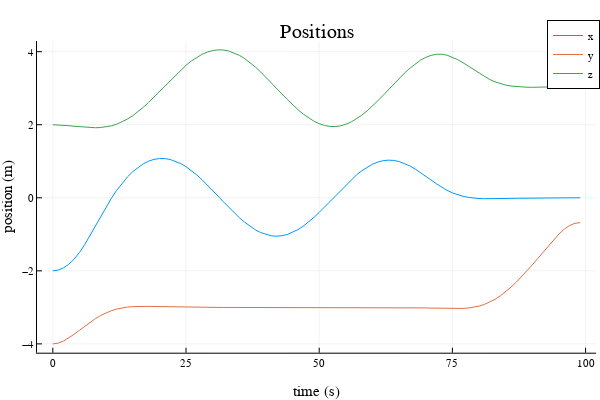
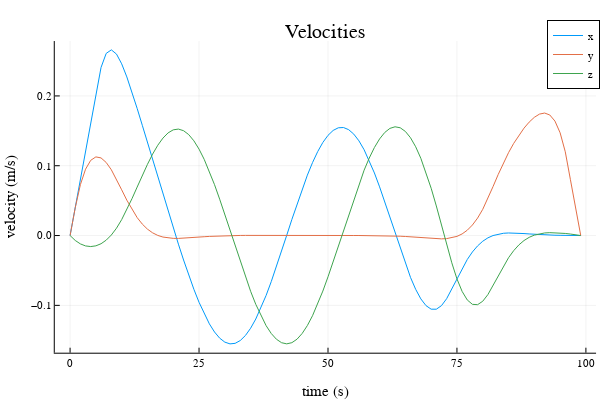
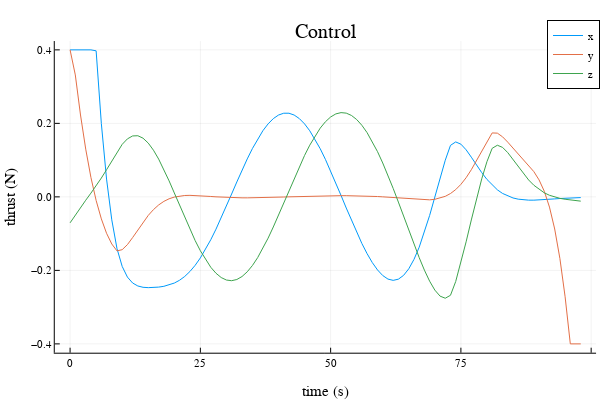

Notebook code cell kept with these figures, in order:
### Markdown cell above
## Part C: Convex Trajectory Optimization (15 pts)

Now we are going to assume that we have a perfect model (assume there is no sim to real gap), and that we have a perfect state estimate. With this, we are going to solve our control problem as a convex trajectory optimization problem. 

$$ \begin{align} \min_{x_{1:N},u_{1:N-1}} \quad & \sum_{i=1}^{N-1} \bigg[ \frac{1}{2} (x_i - x_{ref, i})^TQ(x_i - x_{ref, i}) + \frac{1}{2} u_i^TRu_i \bigg] + \frac{1}{2}(x_N- x_{ref, N})^TQ_f
(x_N- x_{ref, N})\\ 
 \text{st} \quad & x_1 = x_{\text{IC}} \\ 
 & x_{i+1} = A x_i + Bu_i \quad \text{for } i = 1,2,\ldots,N-1  \\ 
 & u_{min} \leq u_i \leq u_{max} \quad \text{for } i = 1,2,\ldots,N-1 \\
 & x_i[2] \leq x_{goal} [2]\quad \text{for } i = 1,2,\ldots,N \\ 
 & x_N = x_{goal}
 \end{align}$$
 
 Where we have an LQR cost, an initial condition constraint ($x_1 = x_{\text{IC}}$), linear dynamics constraints ($x_{i+1} = A x_i + Bu_i$), bound constraints on the control ($\leq u_i \leq u_{max}$), an ISS collision constraint ($x_i[2] \leq x_{goal} [2]$), and a terminal constraint ($x_N = x_{goal}$).  This problem is convex and we will setup and solve this with `Convex.jl`.

### Code cell
"""
Xcvx,Ucvx = convex_trajopt(A,B,X_ref,x0,xg,u_min,u_max,N)

setup and solve the above optimization problem, returning 
the solutions X and U, after first converting them to 
vectors of vectors with vec_from_mat(X.value)
"""
function convex_trajopt(A::Matrix, # discrete dynamics A 
                        B::Matrix, # discrete dynamics B 
                        X_ref::Vector{Vector{Float64}}, # reference trajectory 
                        x0::Vector, # initial condition 
                        xg::Vector, # goal state 
                        u_min::Vector, # lower bound on u 
                        u_max::Vector, # upper bound on u
                        N::Int64, # length of trajectory 
                        )::Tuple{Vector{Vector{Float64}}, Vector{Vector{Float64}}} # return Xcvx,Ucvx
    
    # get our sizes for state and control
    nx,nu = size(B)
    
    @assert size(A) == (nx, nx)
    @assert length(x0) == nx 
    @assert length(xg) == nx 
    
    X_ref = mat_from_vec(X_ref)
        
    # LQR cost
    Q = diagm(ones(nx))
    R = diagm(ones(nu))

    # variables we are solving for
    X = cvx.Variable(nx,N)
    U = cvx.Variable(nu,N-1)

    # TODO: implement cost
    obj = 0
    for k in 1:(N-1)
        xk_tilde = X[:,k] - X_ref[:,k]
        uk = U[:,k]
        obj += 0.5*cvx.quadform(xk_tilde, Q)
        obj += 0.5*cvx.quadform(uk, R) 
    end
    #Add terminal cost
    obj += 0.5*cvx.quadform((X[:,N] - X_ref[:,N]), Q)

    # create problem with objective
    prob = cvx.minimize(obj)

    # TODO: add constraints with prob.constraints += 
    prob.constraints += (X[:,1] == x0) #initial condition constraint
    for k = 1:(N-1)
        xk = X[:,k]
        uk = U[:,k]
        prob.constraints += (X[:,k+1] == A*xk + B*uk) #dynamics constraints
        #Control Input constraint
        prob.constraints += (uk <= u_max)
        prob.constraints += (uk >= u_min)
        #Position constraint
        prob.constraints += (xk[2] <= xg[2])
    end
    prob.constraints += (X[2, N] <= xg[2])
    prob.constraints += (X[:,N] == xg)

    cvx.solve!(prob, ECOS.Optimizer; silent_solver = true)

    X = X.value
    U = U.value
    
    Xcvx = vec_from_mat(X)
    Ucvx = vec_from_mat(U)
    
    return Xcvx, Ucvx
end
    
    
@testset "convex trajopt" begin 

    # create our discrete time model 
    dt = 1.0
    A,B = create_dynamics(dt)

    # get our sizes for state and control
    nx,nu = size(B)

    # initial and goal states
    x0 = [-2;-4;2;0;0;.0]
    xg = [0,-.68,3.05,0,0,0]

    # bounds on U
    u_max = 0.4*ones(3)
    u_min = -u_max

    # problem size and reference trajectory 
    N = 100 
    t_vec = 0:dt:((N-1)*dt)
    X_ref = desired_trajectory(x0,xg,N,dt) 
    
    # solve convex trajectory optimization problem 
    X_cvx, U_cvx = convex_trajopt(A,B,X_ref, x0,xg,u_min,u_max,N)
    
    X_sim = [zeros(nx) for i = 1:N]
    X_sim[1] = x0 
    for i = 1:N-1 
        X_sim[i+1] = A*X_sim[i] + B*U_cvx[i]
    end

    # -------------plotting/animation---------------------------
    Xm = mat_from_vec(X_sim)
    Um = mat_from_vec(U_cvx)
    display(plot(t_vec,Xm[1:3,:]',title = "Positions",
                 xlabel = "time (s)", ylabel = "position (m)",
                 label = ["x" "y" "z"]))
    display(plot(t_vec,Xm[4:6,:]',title = "Velocities",
            xlabel = "time (s)", ylabel = "velocity (m/s)",
                 label = ["x" "y" "z"]))
    display(plot(t_vec[1:end-1],Um',title = "Control",
            xlabel = "time (s)", ylabel = "thrust (N)",
                 label = ["x" "y" "z"]))

    
    display(animate_rendezvous(X_sim, X_ref, dt;show_reference = false))
    # -------------plotting/animation---------------------------


    @test maximum(norm.( X_sim .- X_cvx, Inf)) < 1e-3 
    @test norm(X_sim[end] - xg) < 1e-3 # goal 
    xs=[x[1] for x in X_sim]
    ys=[x[2] for x in X_sim]
    zs=[x[3] for x in X_sim]
    @test maximum(ys) <= (xg[2] + 1e-3)
    @test maximum(zs) >= 4 # check to see if you did the circle 
    @test minimum(zs) <= 2 # check to see if you did the circle 
    @test maximum(xs) >= 1 # check to see if you did the circle 
    @test maximum(norm.(U_cvx,Inf)) <= 0.4 + 1e-3 # control constraints satisfied 

end

### Figure 1 — Plotly figure (JSON) as saved in the notebook; plotly's stock layout.template omitted (floating-point values rounded to 4 significant figures)
{"data": [{"colorbar": {"len": 0.8657, "title": "", "x": 0.9934, "y": 0.5087}, "legendgroup": "x", "line": {"color": "rgba(0, 154, 250, 1.000)", "dash": "solid", "shape": "linear", "width": 1}, "mode": "lines", "name": "x", "showlegend": true, "type": "scatter", "x": [0, 1, 2, 3, 4, 5, 6, 7, 8, 9, 10, 11, 12, 13, 14, 15, 16, 17, 18, 19, 20, 21, 22, 23, 24, 25, 26, 27, 28, 29, 30, 31, 32, 33, 34, 35, 36, 37, 38, 39, 40, 41, 42, 43, 44, 45, 46, 47, 48, 49, 50, 51, 52, 53, 54, 55, 56, 57, 58, 59, 60, 61, 62, 63, 64, 65, 66, 67, 68, 69, 70, 71, 72, 73, 74, 75, 76, 77, 78, 79, 80, 81, 82, 83, 84, 85, 86, 87, 88, 89, 90, 91, 92, 93, 94, 95, 96, 97, 98, 99], "xaxis": "x", "y": [-2, -1.98, -1.92, -1.82, -1.679, -1.499, -1.278, -1.027, -0.7635, -0.5006, -0.2476, -0.01103, 0.2053, 0.3991, 0.5691, 0.7147, 0.8357, 0.9321, 1.004, 1.051, 1.074, 1.074, 1.05, 1.004, 0.9372, 0.8509, 0.747, 0.6276, 0.4952, 0.3527, 0.2028, 0.0489, -0.1059, -0.2583, -0.405, -0.5429, -0.6691, -0.7808, -0.8756, -0.9515, -1.007, -1.04, -1.051, -1.04, -1.005, -0.9494, -0.8728, -0.7774, -0.665, -0.5383, -0.3998, -0.2528, -0.1003, 0.05421, 0.2074, 0.3559, 0.4964, 0.6257, 0.7409, 0.8395, 0.9191, 0.9782, 1.015, 1.03, 1.022, 0.9923, 0.942, 0.8735, 0.7896, 0.6941, 0.5911, 0.4857, 0.3827, 0.2873, 0.2038, 0.1348, 0.08048, 0.03972, 0.01079, -0.008382, -0.01987, -0.0256, -0.02724, -0.02619, -0.02353, -0.02008, -0.01641, -0.01291, -0.009822, -0.007247, -0.005212, -0.00368, -0.002576, -0.001804, -0.001266, -0.0008706, -0.0005536, -0.0002858, -8.379e-05, 2.563e-11], "yaxis": "y"}, {"colorbar": {"len": 0.8657, "title": "", "x": 0.9934, "y": 0.5087}, "legendgroup": "y", "line": {"color": "rgba(227, 111, 71, 1.000)", "dash": "solid", "shape": "linear", "width": 1}, "mode": "lines", "name": "y", "showlegend": true, "type": "scatter", "x": [0, 1, 2, 3, 4, 5, 6, 7, 8, 9, 10, 11, 12, 13, 14, 15, 16, 17, 18, 19, 20, 21, 22, 23, 24, 25, 26, 27, 28, 29, 30, 31, 32, 33, 34, 35, 36, 37, 38, 39, 40, 41, 42, 43, 44, 45, 46, 47, 48, 49, 50, 51, 52, 53, 54, 55, 56, 57, 58, 59, 60, 61, 62, 63, 64, 65, 66, 67, 68, 69, 70, 71, 72, 73, 74, 75, 76, 77, 78, 79, 80, 81, 82, 83, 84, 85, 86, 87, 88, 89, 90, 91, 92, 93, 94, 95, 96, 97, 98, 99], "xaxis": "x", "y": [-4, -3.98, -3.924, -3.839, -3.738, -3.628, -3.516, -3.408, -3.309, -3.221, -3.148, -3.09, -3.046, -3.014, -2.993, -2.981, -2.974, -2.972, -2.973, -2.976, -2.98, -2.984, -2.988, -2.991, -2.994, -2.997, -2.999, -3.0, -3.001, -3.002, -3.002, -3.002, -3.002, -3.002, -3.002, -3.002, -3.002, -3.001, -3.001, -3.001, -3.001, -3.0, -3.0, -3.0, -3.0, -2.999, -2.999, -2.999, -2.999, -2.999, -2.999, -2.999, -2.998, -2.998, -2.998, -2.998, -2.998, -2.998, -2.998, -2.998, -2.998, -2.998, -2.999, -2.999, -3.0, -3.001, -3.003, -3.005, -3.008, -3.011, -3.015, -3.019, -3.024, -3.029, -3.032, -3.035, -3.034, -3.029, -3.018, -2.998, -2.966, -2.921, -2.86, -2.781, -2.685, -2.574, -2.449, -2.311, -2.162, -2.004, -1.838, -1.666, -1.492, -1.318, -1.149, -0.9936, -0.86, -0.76, -0.7, -0.68], "yaxis": "y"}, {"colorbar": {"len": 0.8657, "title": "", "x": 0.9934, "y": 0.5087}, "legendgroup": "z", "line": {"color": "rgba(62, 164, 78, 1.000)", "dash": "solid", "shape": "linear", "width": 1}, "mode": "lines", "name": "z", "showlegend": true, "type": "scatter", "x": [0, 1, 2, 3, 4, 5, 6, 7, 8, 9, 10, 11, 12, 13, 14, 15, 16, 17, 18, 19, 20, 21, 22, 23, 24, 25, 26, 27, 28, 29, 30, 31, 32, 33, 34, 35, 36, 37, 38, 39, 40, 41, 42, 43, 44, 45, 46, 47, 48, 49, 50, 51, 52, 53, 54, 55, 56, 57, 58, 59, 60, 61, 62, 63, 64, 65, 66, 67, 68, 69, 70, 71, 72, 73, 74, 75, 76, 77, 78, 79, 80, 81, 82, 83, 84, 85, 86, 87, 88, 89, 90, 91, 92, 93, 94, 95, 96, 97, 98, 99], "xaxis": "x", "y": [2, 1.996, 1.987, 1.974, 1.958, 1.943, 1.93, 1.921, 1.918, 1.923, 1.94, 1.97, 2.015, 2.076, 2.154, 2.248, 2.357, 2.48, 2.614, 2.758, 2.907, 3.059, 3.21, 3.358, 3.498, 3.628, 3.744, 3.845, 3.927, 3.99, 4.031, 4.049, 4.046, 4.019, 3.97, 3.901, 3.812, 3.705, 3.583, 3.448, 3.304, 3.153, 2.998, 2.844, 2.693, 2.549, 2.414, 2.292, 2.186, 2.097, 2.028, 1.979, 1.953, 1.95, 1.969, 2.011, 2.075, 2.159, 2.261, 2.38, 2.512, 2.655, 2.805, 2.96, 3.115, 3.267, 3.411, 3.545, 3.664, 3.765, 3.844, 3.899, 3.928, 3.929, 3.904, 3.853, 3.782, 3.696, 3.601, 3.502, 3.405, 3.316, 3.238, 3.174, 3.123, 3.086, 3.059, 3.041, 3.031, 3.026, 3.025, 3.027, 3.03, 3.034, 3.038, 3.042, 3.045, 3.048, 3.049, 3.05], "yaxis": "y"}], "layout": {"annotations": [{"font": {"color": "rgba(0, 0, 0, 1.000)", "family": "sans-serif", "size": 20}, "rotation": 0, "showarrow": false, "text": "Positions", "x": 0.5275, "xanchor": "center", "xref": "paper", "y": 1, "yanchor": "top", "yref": "paper"}], "height": 400, "legend": {"bgcolor": "rgba(255, 255, 255, 1.000)", "bordercolor": "rgba(0, 0, 0, 1.000)", "borderwidth": 1, "font": {"color": "rgba(0, 0, 0, 1.000)", "family": "sans-serif", "size": 11}, "title": {"font": {"color": "rgba(0, 0, 0, 1.000)", "family": "sans-serif", "size": 15}, "text": ""}, "tracegroupgap": 0, "traceorder": "normal", "x": 1, "xanchor": "auto", "y": 1, "yanchor": "auto"}, "margin": {"b": 20, "l": 0, "r": 0, "t": 20}, "paper_bgcolor": "rgba(255, 255, 255, 1.000)", "plot_bgcolor": "rgba(255, 255, 255, 1.000)", "showlegend": true, "width": 600, "xaxis": {"anchor": "y", "domain": [0.06165, 0.9934], "gridcolor": "rgba(0, 0, 0, 0.100)", "gridwidth": 0.5, "linecolor": "rgba(0, 0, 0, 1.000)", "mirror": false, "range": [-2.97, 102.0], "showgrid": true, "showline": true, "showticklabels": true, "tickangle": 0, "tickcolor": "rgb(0, 0, 0)", "tickfont": {"color": "rgba(0, 0, 0, 1.000)", "family": "sans-serif", "size": 11}, "tickmode": "array", "ticks": "inside", "ticktext": ["0", "25", "50", "75", "100"], "tickvals": [0, 25, 50, 75, 100], "title": "time (s)", "titlefont": {"color": "rgba(0, 0, 0, 1.000)", "family": "sans-serif", "size": 15}, "type": "-", "visible": true, "zeroline": false, "zerolinecolor": "rgba(0, 0, 0, 1.000)"}, "yaxis": {"anchor": "x", "domain": [0.07581, 0.9415], "gridcolor": "rgba(0, 0, 0, 0.100)", "gridwidth": 0.5, "linecolor": "rgba(0, 0, 0, 1.000)", "mirror": false, "range": [-4.241, 4.291], "showgrid": true, "showline": true, "showticklabels": true, "tickangle": 0, "tickcolor": "rgb(0, 0, 0)", "tickfont": {"color": "rgba(0, 0, 0, 1.000)", "family": "sans-serif", "size": 11}, "tickmode": "array", "ticks": "inside", "ticktext": ["−4", "−2", "0", "2", "4"], "tickvals": [-4, -2, 0, 2, 4], "title": "position (m)", "titlefont": {"color": "rgba(0, 0, 0, 1.000)", "family": "sans-serif", "size": 15}, "type": "-", "visible": true, "zeroline": false, "zerolinecolor": "rgba(0, 0, 0, 1.000)"}}}

### Figure 2 — Plotly figure (JSON) as saved in the notebook; plotly's stock layout.template omitted (floating-point values rounded to 4 significant figures)
{"data": [{"colorbar": {"len": 0.8657, "title": "", "x": 0.9934, "y": 0.5087}, "legendgroup": "x", "line": {"color": "rgba(0, 154, 250, 1.000)", "dash": "solid", "shape": "linear", "width": 1}, "mode": "lines", "name": "x", "showlegend": true, "type": "scatter", "x": [0, 1, 2, 3, 4, 5, 6, 7, 8, 9, 10, 11, 12, 13, 14, 15, 16, 17, 18, 19, 20, 21, 22, 23, 24, 25, 26, 27, 28, 29, 30, 31, 32, 33, 34, 35, 36, 37, 38, 39, 40, 41, 42, 43, 44, 45, 46, 47, 48, 49, 50, 51, 52, 53, 54, 55, 56, 57, 58, 59, 60, 61, 62, 63, 64, 65, 66, 67, 68, 69, 70, 71, 72, 73, 74, 75, 76, 77, 78, 79, 80, 81, 82, 83, 84, 85, 86, 87, 88, 89, 90, 91, 92, 93, 94, 95, 96, 97, 98, 99], "xaxis": "x", "y": [0, 0.04004, 0.08015, 0.1203, 0.1605, 0.2008, 0.2407, 0.2609, 0.266, 0.2599, 0.246, 0.2272, 0.2055, 0.1821, 0.1579, 0.1333, 0.1087, 0.084, 0.05945, 0.03511, 0.01112, -0.01233, -0.03503, -0.05669, -0.077, -0.09562, -0.1122, -0.1265, -0.1382, -0.147, -0.1527, -0.1552, -0.1544, -0.1503, -0.1431, -0.1328, -0.1196, -0.1038, -0.08582, -0.06596, -0.04468, -0.02241, 0.0003422, 0.0231, 0.04536, 0.06665, 0.0865, 0.1045, 0.1202, 0.1333, 0.1435, 0.1506, 0.1544, 0.1547, 0.1517, 0.1453, 0.1356, 0.123, 0.1075, 0.08963, 0.06975, 0.04835, 0.02599, 0.003276, -0.01912, -0.04047, -0.06003, -0.07704, -0.09072, -0.1004, -0.1055, -0.1055, -0.1004, -0.09046, -0.07646, -0.06151, -0.04717, -0.03435, -0.02352, -0.01482, -0.00815, -0.003303, 1.132e-05, 0.002095, 0.003235, 0.003684, 0.003659, 0.003335, 0.002849, 0.002303, 0.001769, 0.001296, 0.0009128, 0.0006299, 0.0004443, 0.0003394, 0.0002848, 0.0002364, 0.0001531, 2.82e-13], "yaxis": "y"}, {"colorbar": {"len": 0.8657, "title": "", "x": 0.9934, "y": 0.5087}, "legendgroup": "y", "line": {"color": "rgba(227, 111, 71, 1.000)", "dash": "solid", "shape": "linear", "width": 1}, "mode": "lines", "name": "y", "showlegend": true, "type": "scatter", "x": [0, 1, 2, 3, 4, 5, 6, 7, 8, 9, 10, 11, 12, 13, 14, 15, 16, 17, 18, 19, 20, 21, 22, 23, 24, 25, 26, 27, 28, 29, 30, 31, 32, 33, 34, 35, 36, 37, 38, 39, 40, 41, 42, 43, 44, 45, 46, 47, 48, 49, 50, 51, 52, 53, 54, 55, 56, 57, 58, 59, 60, 61, 62, 63, 64, 65, 66, 67, 68, 69, 70, 71, 72, 73, 74, 75, 76, 77, 78, 79, 80, 81, 82, 83, 84, 85, 86, 87, 88, 89, 90, 91, 92, 93, 94, 95, 96, 97, 98, 99], "xaxis": "x", "y": [0, 0.03996, 0.07301, 0.09507, 0.1078, 0.1127, 0.1112, 0.1047, 0.09419, 0.0808, 0.06555, 0.05067, 0.03721, 0.02572, 0.01639, 0.009177, 0.003873, 0.0001994, -0.002151, -0.003478, -0.004051, -0.004101, -0.003816, -0.003341, -0.002781, -0.002211, -0.001677, -0.001208, -0.0008131, -0.0004954, -0.0002493, -6.603e-05, 6.491e-05, 0.0001541, 0.0002111, 0.0002446, 0.0002613, 0.0002666, 0.0002644, 0.0002576, 0.0002479, 0.0002363, 0.0002236, 0.0002099, 0.0001955, 0.0001804, 0.0001649, 0.0001492, 0.0001338, 0.000119, 0.0001055, 9.358e-05, 8.354e-05, 7.524e-05, 6.8e-05, 6.031e-05, 4.962e-05, 3.205e-05, 2.169e-06, -4.717e-05, -0.0001249, -0.0002417, -0.0004094, -0.0006404, -0.0009461, -0.001335, -0.00181, -0.002365, -0.002979, -0.003612, -0.004194, -0.004626, -0.004762, -0.004409, -0.003323, -0.001198, 0.002322, 0.007619, 0.01507, 0.025, 0.03758, 0.05277, 0.07018, 0.08751, 0.1038, 0.1187, 0.132, 0.1437, 0.1538, 0.1625, 0.1693, 0.174, 0.1755, 0.1727, 0.164, 0.1472, 0.12, 0.08, 0.04, -5.036e-13], "yaxis": "y"}, {"colorbar": {"len": 0.8657, "title": "", "x": 0.9934, "y": 0.5087}, "legendgroup": "z", "line": {"color": "rgba(62, 164, 78, 1.000)", "dash": "solid", "shape": "linear", "width": 1}, "mode": "lines", "name": "z", "showlegend": true, "type": "scatter", "x": [0, 1, 2, 3, 4, 5, 6, 7, 8, 9, 10, 11, 12, 13, 14, 15, 16, 17, 18, 19, 20, 21, 22, 23, 24, 25, 26, 27, 28, 29, 30, 31, 32, 33, 34, 35, 36, 37, 38, 39, 40, 41, 42, 43, 44, 45, 46, 47, 48, 49, 50, 51, 52, 53, 54, 55, 56, 57, 58, 59, 60, 61, 62, 63, 64, 65, 66, 67, 68, 69, 70, 71, 72, 73, 74, 75, 76, 77, 78, 79, 80, 81, 82, 83, 84, 85, 86, 87, 88, 89, 90, 91, 92, 93, 94, 95, 96, 97, 98, 99], "xaxis": "x", "y": [0, -0.007067, -0.01198, -0.01485, -0.01577, -0.01475, -0.01174, -0.006615, 0.0007694, 0.01055, 0.02276, 0.03705, 0.05283, 0.06941, 0.08604, 0.102, 0.1166, 0.1293, 0.1396, 0.1471, 0.1514, 0.1525, 0.1502, 0.1446, 0.1357, 0.1238, 0.1091, 0.09204, 0.07288, 0.05209, 0.03014, 0.00751, -0.0153, -0.03779, -0.05946, -0.07985, -0.09851, -0.115, -0.1291, -0.1403, -0.1485, -0.1535, -0.1551, -0.1534, -0.1484, -0.1402, -0.1289, -0.1148, -0.09826, -0.07956, -0.05912, -0.03738, -0.01481, 0.008111, 0.03089, 0.05305, 0.07409, 0.09356, 0.111, 0.1261, 0.1384, 0.1476, 0.1535, 0.1558, 0.1544, 0.1491, 0.1401, 0.1272, 0.1106, 0.09069, 0.06774, 0.04237, 0.01537, -0.01221, -0.039, -0.06204, -0.08001, -0.09224, -0.09853, -0.09901, -0.09411, -0.08453, -0.07132, -0.05728, -0.04382, -0.03179, -0.02163, -0.01344, -0.007148, -0.002553, 0.0006064, 0.002606, 0.003706, 0.004133, 0.004074, 0.00367, 0.003016, 0.002172, 0.001166, -9.877e-14], "yaxis": "y"}], "layout": {"annotations": [{"font": {"color": "rgba(0, 0, 0, 1.000)", "family": "sans-serif", "size": 20}, "rotation": 0, "showarrow": false, "text": "Velocities", "x": 0.5424, "xanchor": "center", "xref": "paper", "y": 1, "yanchor": "top", "yref": "paper"}], "height": 400, "legend": {"bgcolor": "rgba(255, 255, 255, 1.000)", "bordercolor": "rgba(0, 0, 0, 1.000)", "borderwidth": 1, "font": {"color": "rgba(0, 0, 0, 1.000)", "family": "sans-serif", "size": 11}, "title": {"font": {"color": "rgba(0, 0, 0, 1.000)", "family": "sans-serif", "size": 15}, "text": ""}, "tracegroupgap": 0, "traceorder": "normal", "x": 1, "xanchor": "auto", "y": 1, "yanchor": "auto"}, "margin": {"b": 20, "l": 0, "r": 0, "t": 20}, "paper_bgcolor": "rgba(255, 255, 255, 1.000)", "plot_bgcolor": "rgba(255, 255, 255, 1.000)", "showlegend": true, "width": 600, "xaxis": {"anchor": "y", "domain": [0.09128, 0.9934], "gridcolor": "rgba(0, 0, 0, 0.100)", "gridwidth": 0.5, "linecolor": "rgba(0, 0, 0, 1.000)", "mirror": false, "range": [-2.97, 102.0], "showgrid": true, "showline": true, "showticklabels": true, "tickangle": 0, "tickcolor": "rgb(0, 0, 0)", "tickfont": {"color": "rgba(0, 0, 0, 1.000)", "family": "sans-serif", "size": 11}, "tickmode": "array", "ticks": "inside", "ticktext": ["0", "25", "50", "75", "100"], "tickvals": [0, 25, 50, 75, 100], "title": "time (s)", "titlefont": {"color": "rgba(0, 0, 0, 1.000)", "family": "sans-serif", "size": 15}, "type": "-", "visible": true, "zeroline": false, "zerolinecolor": "rgba(0, 0, 0, 1.000)"}, "yaxis": {"anchor": "x", "domain": [0.07581, 0.9415], "gridcolor": "rgba(0, 0, 0, 0.100)", "gridwidth": 0.5, "linecolor": "rgba(0, 0, 0, 1.000)", "mirror": false, "range": [-0.1678, 0.2786], "showgrid": true, "showline": true, "showticklabels": true, "tickangle": 0, "tickcolor": "rgb(0, 0, 0)", "tickfont": {"color": "rgba(0, 0, 0, 1.000)", "family": "sans-serif", "size": 11}, "tickmode": "array", "ticks": "inside", "ticktext": ["−0.1", "0.0", "0.1", "0.2"], "tickvals": [-0.1, 0, 0.1, 0.2], "title": "velocity (m/s)", "titlefont": {"color": "rgba(0, 0, 0, 1.000)", "family": "sans-serif", "size": 15}, "type": "-", "visible": true, "zeroline": false, "zerolinecolor": "rgba(0, 0, 0, 1.000)"}}}

### Figure 3 — Plotly figure (JSON) as saved in the notebook; plotly's stock layout.template omitted (floating-point values rounded to 4 significant figures)
{"data": [{"colorbar": {"len": 0.8657, "title": "", "x": 0.9934, "y": 0.5087}, "legendgroup": "x", "line": {"color": "rgba(0, 154, 250, 1.000)", "dash": "solid", "shape": "linear", "width": 1}, "mode": "lines", "name": "x", "showlegend": true, "type": "scatter", "x": [0, 1, 2, 3, 4, 5, 6, 7, 8, 9, 10, 11, 12, 13, 14, 15, 16, 17, 18, 19, 20, 21, 22, 23, 24, 25, 26, 27, 28, 29, 30, 31, 32, 33, 34, 35, 36, 37, 38, 39, 40, 41, 42, 43, 44, 45, 46, 47, 48, 49, 50, 51, 52, 53, 54, 55, 56, 57, 58, 59, 60, 61, 62, 63, 64, 65, 66, 67, 68, 69, 70, 71, 72, 73, 74, 75, 76, 77, 78, 79, 80, 81, 82, 83, 84, 85, 86, 87, 88, 89, 90, 91, 92, 93, 94, 95, 96, 97, 98], "xaxis": "x", "y": [0.4, 0.4, 0.4, 0.4, 0.4, 0.3973, 0.1993, 0.04848, -0.06241, -0.1408, -0.1892, -0.2182, -0.2343, -0.2425, -0.246, -0.247, -0.2467, -0.2455, -0.2433, -0.2398, -0.2345, -0.2269, -0.2165, -0.203, -0.1862, -0.1661, -0.1428, -0.1166, -0.08785, -0.05713, -0.02504, 0.007762, 0.04056, 0.07264, 0.1033, 0.1318, 0.1576, 0.18, 0.1986, 0.2129, 0.2227, 0.2276, 0.2276, 0.2227, 0.2129, 0.1985, 0.1798, 0.1572, 0.1311, 0.102, 0.07071, 0.03772, 0.003778, -0.0304, -0.06406, -0.09647, -0.1269, -0.1546, -0.1788, -0.1988, -0.214, -0.2236, -0.2272, -0.224, -0.2136, -0.1956, -0.17, -0.1368, -0.09664, -0.05056, -0.0004294, 0.05095, 0.0996, 0.1402, 0.1495, 0.1434, 0.1281, 0.108, 0.0866, 0.06598, 0.04749, 0.03181, 0.01913, 0.009318, 0.00208, -0.002968, -0.006228, -0.008088, -0.008893, -0.008935, -0.008451, -0.007626, -0.006607, -0.005507, -0.004424, -0.003444, -0.002653, -0.002135, -0.001965], "yaxis": "y"}, {"colorbar": {"len": 0.8657, "title": "", "x": 0.9934, "y": 0.5087}, "legendgroup": "y", "line": {"color": "rgba(227, 111, 71, 1.000)", "dash": "solid", "shape": "linear", "width": 1}, "mode": "lines", "name": "y", "showlegend": true, "type": "scatter", "x": [0, 1, 2, 3, 4, 5, 6, 7, 8, 9, 10, 11, 12, 13, 14, 15, 16, 17, 18, 19, 20, 21, 22, 23, 24, 25, 26, 27, 28, 29, 30, 31, 32, 33, 34, 35, 36, 37, 38, 39, 40, 41, 42, 43, 44, 45, 46, 47, 48, 49, 50, 51, 52, 53, 54, 55, 56, 57, 58, 59, 60, 61, 62, 63, 64, 65, 66, 67, 68, 69, 70, 71, 72, 73, 74, 75, 76, 77, 78, 79, 80, 81, 82, 83, 84, 85, 86, 87, 88, 89, 90, 91, 92, 93, 94, 95, 96, 97, 98], "xaxis": "x", "y": [0.4, 0.3318, 0.2228, 0.1299, 0.05288, -0.00976, -0.05987, -0.09906, -0.1282, -0.147, -0.1437, -0.1299, -0.1107, -0.08957, -0.06898, -0.05042, -0.03465, -0.02195, -0.01224, -0.005229, -0.0005181, 0.002335, 0.00376, 0.004147, 0.003829, 0.003079, 0.002109, 0.001074, 8.406e-05, -0.0007896, -0.001507, -0.002049, -0.002414, -0.002612, -0.002658, -0.00257, -0.00237, -0.002079, -0.001715, -0.001298, -0.0008432, -0.0003669, 0.0001177, 0.0005984, 0.001065, 0.001506, 0.001915, 0.002283, 0.002602, 0.002867, 0.003071, 0.003207, 0.00327, 0.003251, 0.003144, 0.00294, 0.002629, 0.002201, 0.001645, 0.0009512, 0.0001131, -0.0008708, -0.001992, -0.003229, -0.004537, -0.005843, -0.007037, -0.00796, -0.008395, -0.00806, -0.006601, -0.003592, 0.001451, 0.009055, 0.01976, 0.03402, 0.05209, 0.07389, 0.09882, 0.1256, 0.1518, 0.174, 0.1734, 0.1634, 0.1488, 0.1328, 0.117, 0.1018, 0.0863, 0.06867, 0.04618, 0.01536, -0.02777, -0.08743, -0.1677, -0.2719, -0.4, -0.4, -0.4], "yaxis": "y"}, {"colorbar": {"len": 0.8657, "title": "", "x": 0.9934, "y": 0.5087}, "legendgroup": "z", "line": {"color": "rgba(62, 164, 78, 1.000)", "dash": "solid", "shape": "linear", "width": 1}, "mode": "lines", "name": "z", "showlegend": true, "type": "scatter", "x": [0, 1, 2, 3, 4, 5, 6, 7, 8, 9, 10, 11, 12, 13, 14, 15, 16, 17, 18, 19, 20, 21, 22, 23, 24, 25, 26, 27, 28, 29, 30, 31, 32, 33, 34, 35, 36, 37, 38, 39, 40, 41, 42, 43, 44, 45, 46, 47, 48, 49, 50, 51, 52, 53, 54, 55, 56, 57, 58, 59, 60, 61, 62, 63, 64, 65, 66, 67, 68, 69, 70, 71, 72, 73, 74, 75, 76, 77, 78, 79, 80, 81, 82, 83, 84, 85, 86, 87, 88, 89, 90, 91, 92, 93, 94, 95, 96, 97, 98], "xaxis": "x", "y": [-0.07065, -0.04911, -0.02873, -0.00916, 0.01023, 0.03016, 0.05126, 0.07386, 0.0978, 0.1222, 0.1429, 0.1578, 0.1658, 0.1664, 0.1597, 0.1463, 0.127, 0.1028, 0.07457, 0.04354, 0.01071, -0.02288, -0.05626, -0.08854, -0.1189, -0.1466, -0.171, -0.1916, -0.2078, -0.2195, -0.2263, -0.228, -0.2248, -0.2167, -0.2038, -0.1866, -0.1652, -0.1403, -0.1123, -0.08193, -0.04977, -0.01653, 0.01706, 0.05028, 0.08242, 0.1128, 0.1407, 0.1657, 0.187, 0.2044, 0.2174, 0.2257, 0.2293, 0.2279, 0.2216, 0.2104, 0.1947, 0.1747, 0.1507, 0.123, 0.09222, 0.05874, 0.02311, -0.01411, -0.05231, -0.0908, -0.1288, -0.1654, -0.1994, -0.2294, -0.2537, -0.27, -0.2758, -0.2678, -0.2304, -0.1797, -0.1223, -0.06281, -0.004753, 0.04906, 0.0958, 0.1321, 0.1405, 0.1346, 0.1203, 0.1017, 0.08191, 0.06294, 0.04598, 0.03163, 0.02003, 0.01103, 0.004313, -0.0005524, -0.004012, -0.0065, -0.008401, -0.01003, -0.01162], "yaxis": "y"}], "layout": {"annotations": [{"font": {"color": "rgba(0, 0, 0, 1.000)", "family": "sans-serif", "size": 20}, "rotation": 0, "showarrow": false, "text": "Control", "x": 0.5424, "xanchor": "center", "xref": "paper", "y": 1, "yanchor": "top", "yref": "paper"}], "height": 400, "legend": {"bgcolor": "rgba(255, 255, 255, 1.000)", "bordercolor": "rgba(0, 0, 0, 1.000)", "borderwidth": 1, "font": {"color": "rgba(0, 0, 0, 1.000)", "family": "sans-serif", "size": 11}, "title": {"font": {"color": "rgba(0, 0, 0, 1.000)", "family": "sans-serif", "size": 15}, "text": ""}, "tracegroupgap": 0, "traceorder": "normal", "x": 1, "xanchor": "auto", "y": 1, "yanchor": "auto"}, "margin": {"b": 20, "l": 0, "r": 0, "t": 20}, "paper_bgcolor": "rgba(255, 255, 255, 1.000)", "plot_bgcolor": "rgba(255, 255, 255, 1.000)", "showlegend": true, "width": 600, "xaxis": {"anchor": "y", "domain": [0.09128, 0.9934], "gridcolor": "rgba(0, 0, 0, 0.100)", "gridwidth": 0.5, "linecolor": "rgba(0, 0, 0, 1.000)", "mirror": false, "range": [-2.94, 100.9], "showgrid": true, "showline": true, "showticklabels": true, "tickangle": 0, "tickcolor": "rgb(0, 0, 0)", "tickfont": {"color": "rgba(0, 0, 0, 1.000)", "family": "sans-serif", "size": 11}, "tickmode": "array", "ticks": "inside", "ticktext": ["0", "25", "50", "75", "100"], "tickvals": [0, 25, 50, 75, 100], "title": "time (s)", "titlefont": {"color": "rgba(0, 0, 0, 1.000)", "family": "sans-serif", "size": 15}, "type": "-", "visible": true, "zeroline": false, "zerolinecolor": "rgba(0, 0, 0, 1.000)"}, "yaxis": {"anchor": "x", "domain": [0.07581, 0.9415], "gridcolor": "rgba(0, 0, 0, 0.100)", "gridwidth": 0.5, "linecolor": "rgba(0, 0, 0, 1.000)", "mirror": false, "range": [-0.424, 0.424], "showgrid": true, "showline": true, "showticklabels": true, "tickangle": 0, "tickcolor": "rgb(0, 0, 0)", "tickfont": {"color": "rgba(0, 0, 0, 1.000)", "family": "sans-serif", "size": 11}, "tickmode": "array", "ticks": "inside", "ticktext": ["−0.4", "−0.2", "0.0", "0.2", "0.4"], "tickvals": [-0.4, -0.2, 0, 0.2, 0.4], "title": "thrust (N)", "titlefont": {"color": "rgba(0, 0, 0, 1.000)", "family": "sans-serif", "size": 15}, "type": "-", "visible": true, "zeroline": false, "zerolinecolor": "rgba(0, 0, 0, 1.000)"}}}
